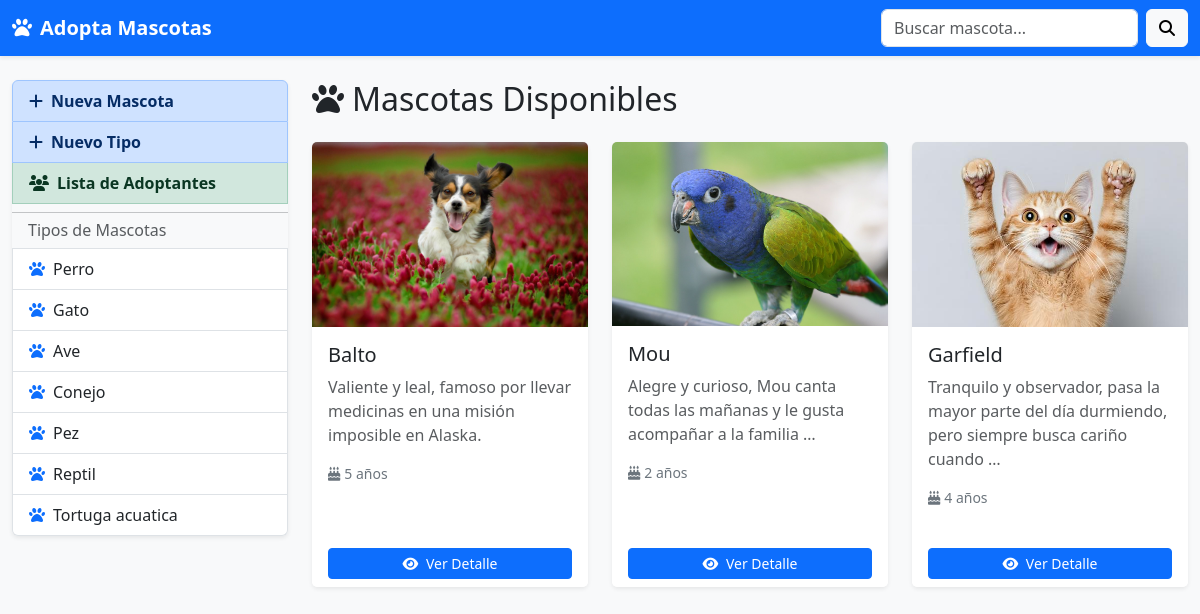
The page / on the database its author committed.
### app1/models.py (models this page shows, shortened)
class TipoMascota(models.Model):
    nombre = models.CharField(max_length=64, null=True, blank=True)
    descripcion = models.TextField(max_length=256, null=True, blank=True)

class Mascota(models.Model):
    nombre = models.CharField(max_length=128, null=True, blank=True)
    edad = models.IntegerField()
    descripcion = models.TextField(max_length=512, null=True, blank=True)
    foto = models.ImageField(upload_to="mascotas/")
    tipo = models.ForeignKey(TipoMascota, on_delete=models.CASCADE)
    estado = models.CharField(max_length=20, default="Disponible")

### app1/views.py (the view)
# urls.py: 2. Add a URL to urlpatterns:  path('', views.home, name='home')
def home(request):
    tipos = TipoMascota.objects.all()
    mascotas = Mascota.objects.all()
    return render(request, 'home.html', {
        'tipos': tipos,
        'mascotas': mascotas
    })

### app1/templates/home.html
{% extends "layout.html" %}
{% block content %}
  {% if tipo_seleccionado %}
    <h2 class="mb-4"><i class="fa-solid fa-paw me-2"></i>{{ tipo_seleccionado.nombre }}s Disponibles</h2>
  {% else %}
    <h2 class="mb-4"><i class="fa-solid fa-paw me-2"></i>Mascotas Disponibles</h2>
  {% endif %}
  <div class="row g-4">
    {% for mascota in mascotas %}
      <div class="col-md-6 col-lg-4">
        <div class="card shadow-sm h-100 border-0">
          {% if mascota.foto %}
            <img src="{{ mascota.foto.url }}" class="card-img-top" alt="{{ mascota.nombre }}">
          {% else %}
            <img src="https://via.placeholder.com/400x250?text=Mascota" class="card-img-top" alt="Sin foto">
          {% endif %}
          <div class="card-body">
            <h5 class="card-title">{{ mascota.nombre }}</h5>
            <p class="card-text text-muted">{{ mascota.descripcion|truncatewords:15 }}</p>
            <p class="small text-secondary"><i class="fa-solid fa-cake-candles me-1"></i>{{ mascota.edad }} años</p>
          </div>
          <div class="card-footer bg-white border-0">
            <a href="{% url 'app1:detalleMascota' mascota.id %}" class="btn btn-sm btn-primary w-100">
              <i class="fa-solid fa-eye me-1"></i> Ver Detalle
            </a>
          </div>
        </div>
      </div>
    {% empty %}
      <p class="text-muted">No hay mascotas registradas aún.</p>
    {% endfor %}
  </div>
{% endblock %}

### app1/templates/layout.html (shortened to what this page needs)
<!DOCTYPE html>
<html lang="es">
<head>
  <link href="https://cdn.jsdelivr.net/npm/bootstrap@5.3.0/dist/css/bootstrap.min.css"
        rel="stylesheet"
>
  <link rel="stylesheet"
        href="https://cdnjs.cloudflare.com/ajax/libs/font-awesome/6.3.0/css/all.min.css"
 />
</head>
<body class="bg-light">
  <nav class="navbar navbar-expand-lg navbar-dark bg-primary shadow-sm">
    <div class="container-fluid">
      <a class="navbar-brand fw-bold" href="{% url 'app1:home' %}">
        <i class="fa-solid fa-paw me-2"></i>Adopta Mascotas
      </a>
      <form class="d-flex" role="search" action="{% url 'app1:buscar' %}" method="post">
        <input class="form-control me-2" type="search" name="filtro" placeholder="Buscar mascota..." aria-label="Buscar">
        <button class="btn btn-light" type="submit"><i class="fa-solid fa-search"></i></button>
      </form>
    </div>
  </nav>
  <div class="container-fluid mt-4">
    <div class="row">
      <aside class="col-md-3 mb-3">
        <div class="list-group shadow-sm">
          <a href="{% url 'app1:crearMascota' %}" class="list-group-item list-group-item-action list-group-item-primary fw-bold">
            <i class="fa-solid fa-plus me-2"></i>Nueva Mascota
          </a>
          <a href="{% url 'app1:crearTipo' %}" class="list-group-item list-group-item-action list-group-item-primary fw-bold">
            <i class="fa-solid fa-plus me-2"></i>Nuevo Tipo
          </a>
          <a href="{% url 'app1:listaAdoptantes' %}" class="list-group-item list-group-item-action list-group-item-success fw-bold">
            <i class="fa-solid fa-users me-2"></i>Lista de Adoptantes
          </a>
          <hr class="my-2">
          <h6 class="px-3 text-muted">Tipos de Mascotas</h6>
          {% for tipo in tipos %}
            <a href="{% url 'app1:mascotasxtipo' tipo.id %}" class="list-group-item list-group-item-action">
              <i class="fa-solid fa-paw me-2 text-primary"></i>{{ tipo.nombre }}
            </a>
          {% empty %}
            <p class="px-3 text-muted">No hay tipos aún</p>
          {% endfor %}
        </div>
      </aside>
      <main class="col-md-9">
        {% block content %}{% endblock %}
      </main>
    </div>
  </div>
</body>
</html>

### rows shown on the page
TipoMascota: nombre "Perro"
TipoMascota: nombre "Gato"
TipoMascota: nombre "Ave"
TipoMascota: nombre "Conejo"
TipoMascota: nombre "Pez"
TipoMascota: nombre "Reptil"
TipoMascota: nombre "Tortuga acuatica"
Mascota: foto (picture), nombre "Balto", descripcion "Valiente y leal, famoso por llevar medicinas en una misión imposible en Alaska.", edad "5"
Mascota: foto (picture), nombre "Mou", descripcion "Alegre y curioso, Mou canta todas las mañanas y le gusta acompañar a la familia …", edad "2"
Mascota: foto (picture), nombre "Garfield", descripcion "Tranquilo y observador, pasa la mayor parte del día durmiendo, pero siempre busca cariño cuando …", edad "4"
